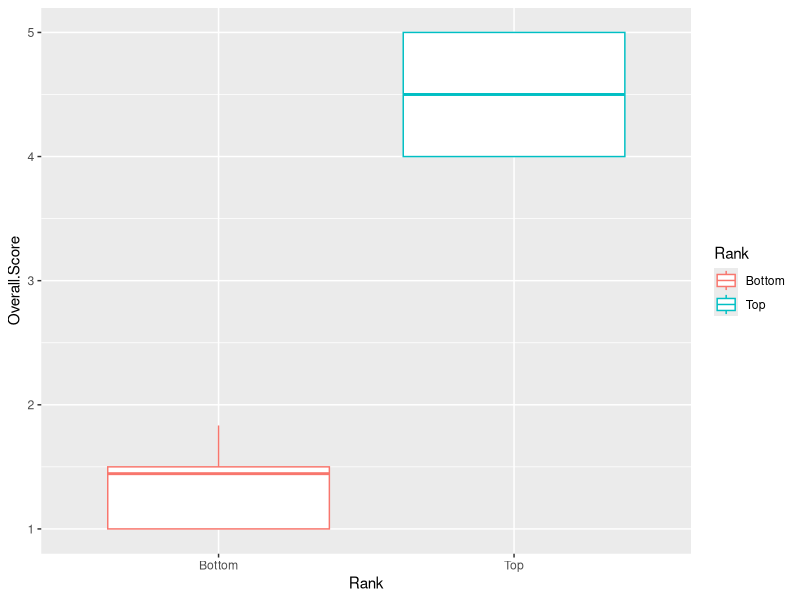
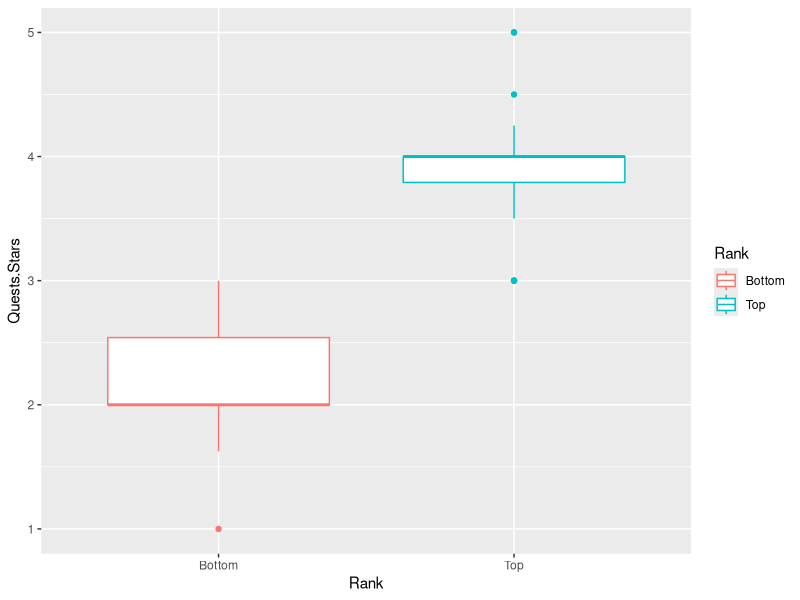
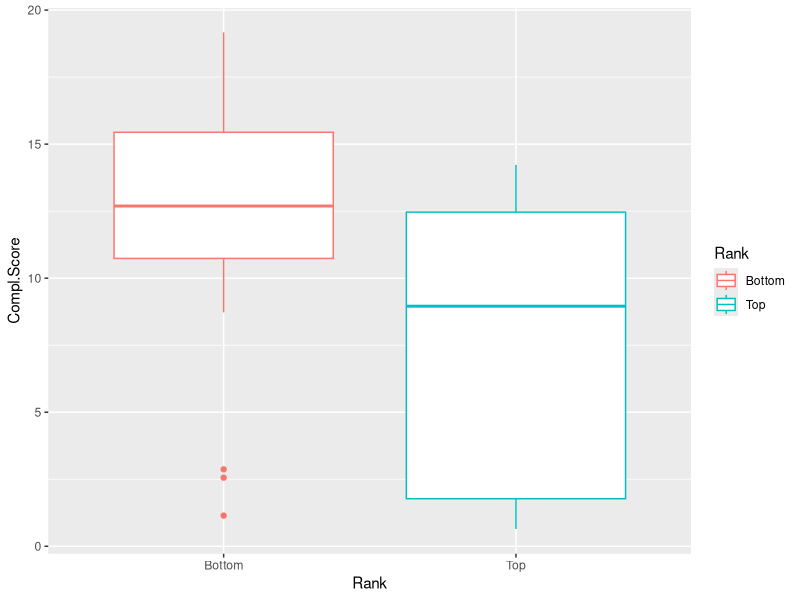
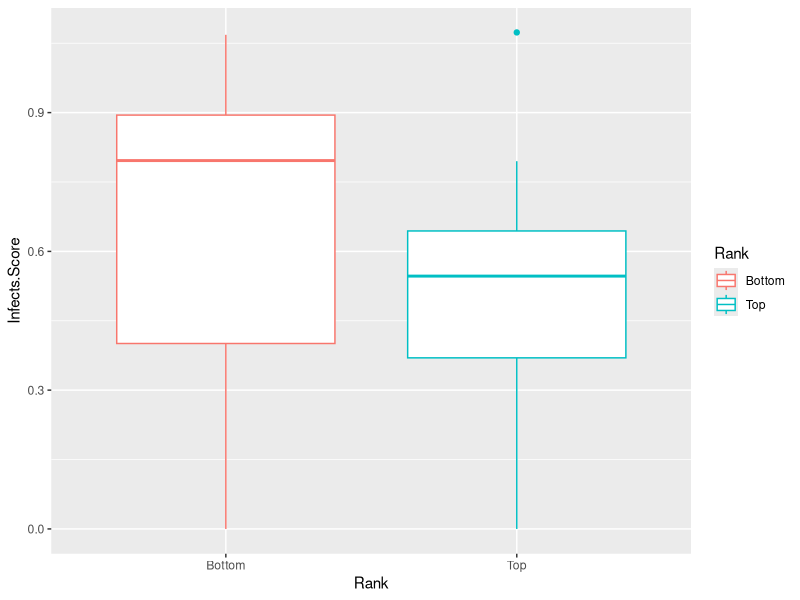
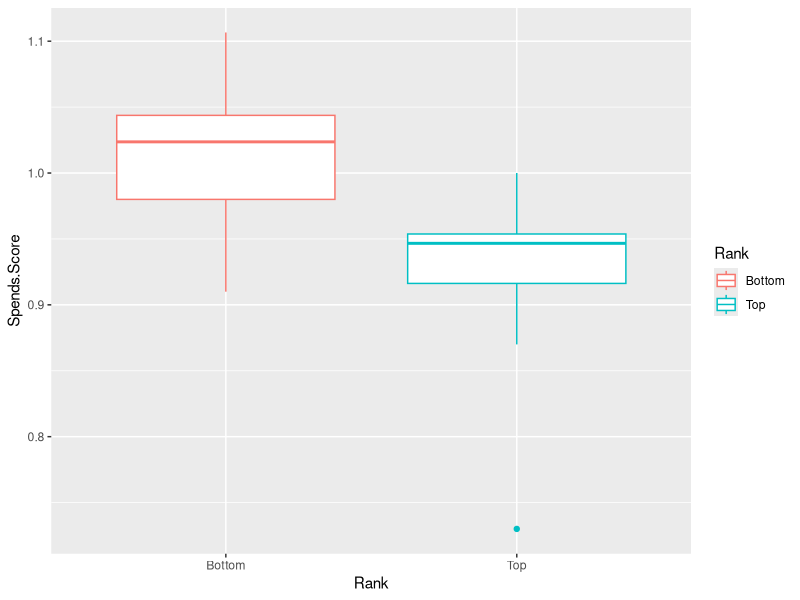
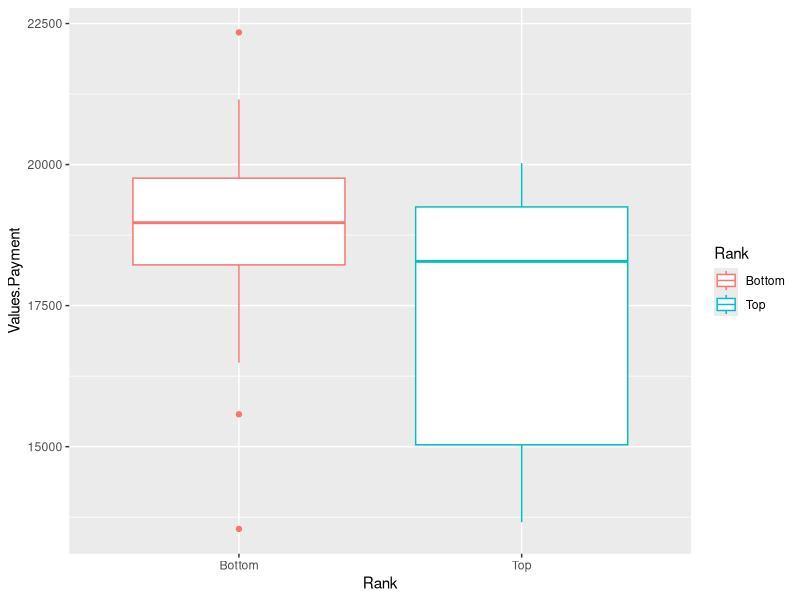
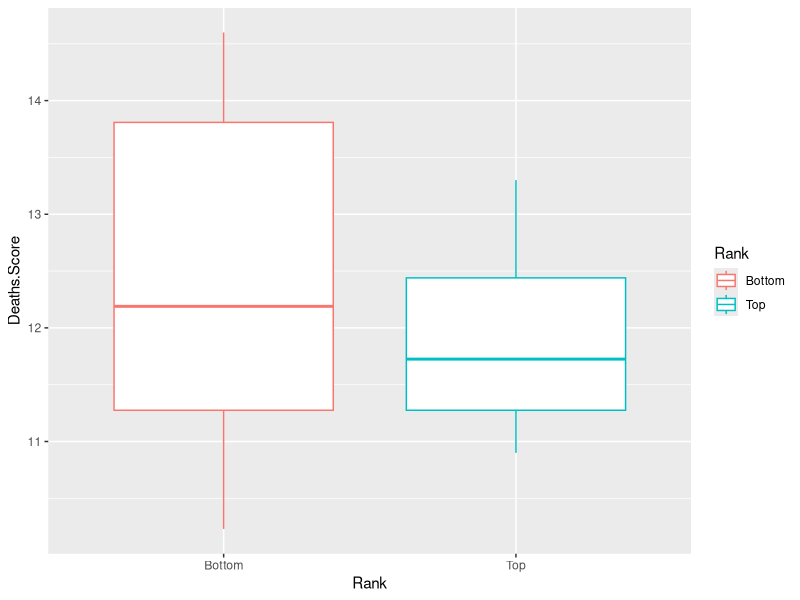
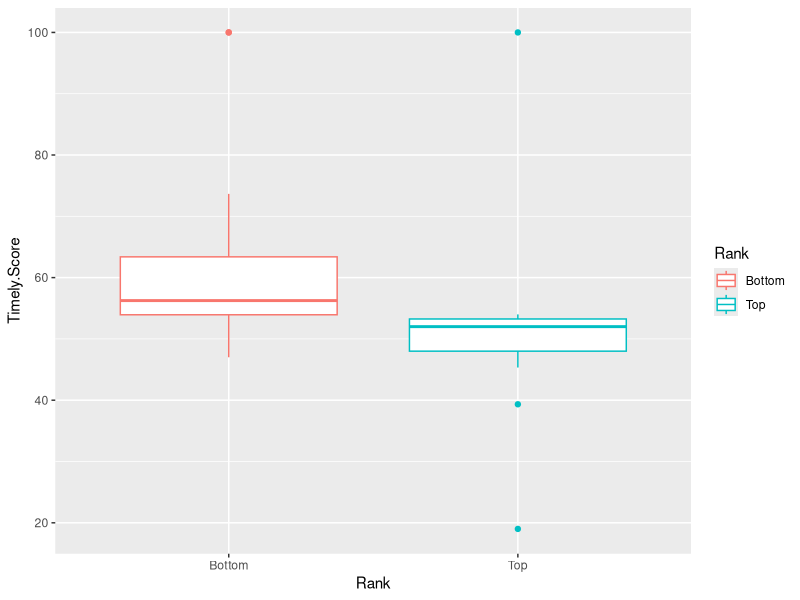

The R script that drew these images, in order:
## ---- chunk 1
knitr::opts_chunk$set(echo = FALSE)
setwd("/Users/edelsonc/Desktop/Data_Science/Group_EDA/EDA_Project_2/Data_concise")
## ---- chunk 2
library(tidyverse)
library(stringr)
library(ggrepel)


data <- read.csv("Data_concise/merged_data.csv")
## ---- chunk 3
top_score <- data %>% arrange(desc(Overall.Score)) %>% slice(1:20)
bottom_score <- data %>% arrange(Overall.Score) %>% slice(1:20)

bottom_top <- bind_rows(top_score %>% mutate(Rank = "Top"), bottom_score %>% mutate(Rank = "Bottom"))

## ---- chunk 4
ggplot(data = bottom_top, aes(x=Rank)) + geom_boxplot(aes(y=Overall.Score, color=Rank))
## ---- chunk 5
ggplot(data = bottom_top, aes(x=Rank)) + geom_boxplot(aes(y=Quests.Stars, color=Rank))
## ---- chunk 6
ggplot(data = bottom_top, aes(x=Rank)) + geom_boxplot(aes(y=Compl.Score, color=Rank))
## ---- chunk 7
ggplot(data = bottom_top, aes(x=Rank)) + geom_boxplot(aes(y=Infects.Score, color=Rank))
## ---- chunk 8
ggplot(data = bottom_top, aes(x=Rank)) + geom_boxplot(aes(y=Spends.Score, color=Rank))
## ---- chunk 9
ggplot(data = bottom_top, aes(x=Rank)) + geom_boxplot(aes(y=Values.Payment, color=Rank))
## ---- chunk 10
ggplot(data = bottom_top, aes(x=Rank)) + geom_boxplot(aes(y=Deaths.Score, color=Rank))
## ---- chunk 11
ggplot(data = bottom_top, aes(x=Rank)) + geom_boxplot(aes(y=Timely.Score, color=Rank))
## ---- chunk 12
state_data <- data %>% mutate(State = str_extract(Location, "\\s..$"))
state_score <- state_data %>% group_by(State) %>% summarise(State.Overall.Score = mean(Overall.Score), State.Deaths.Score = mean(Deaths.Score))
